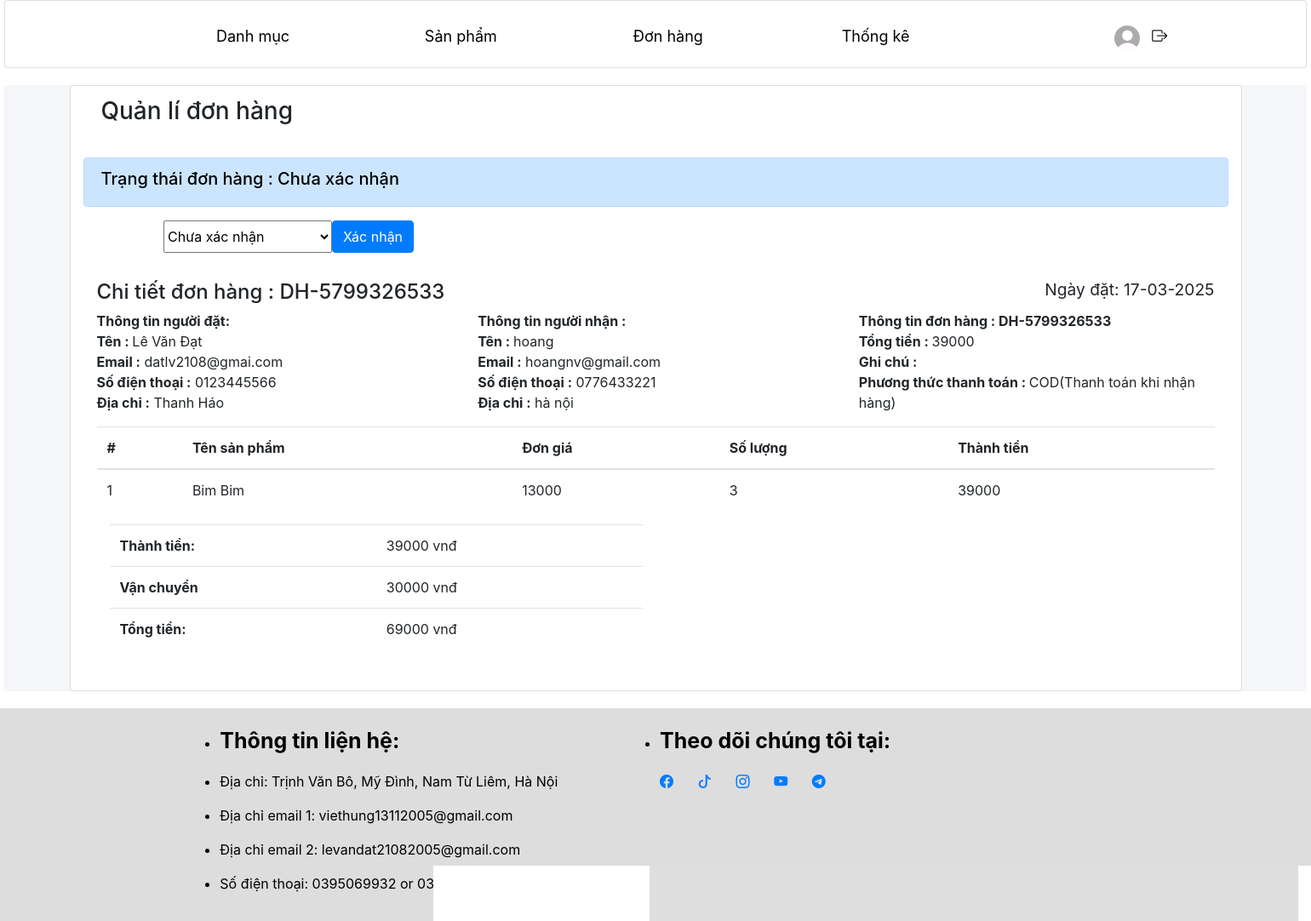
Page /admin/?act=chi-tiet-don-hang&don_hang_id=25 (signed in) on the committed database.
### tables this page shows
CREATE TABLE `don_hangs` (
  `id` int NOT NULL,
  `ma_don_hang` varchar(20) NOT NULL,
  `tai_khoan_id` int NOT NULL,
  `ten_nguoi_nhan` varchar(50) NOT NULL,
  `email_nguoi_nhan` varchar(200) DEFAULT NULL,
  `sdt_nguoi_nhan` varchar(10) NOT NULL,
  `ngay_dat` date NOT NULL,
  `tong_tien` decimal(10,0) NOT NULL,
  `ghi_chu` varchar(255) NOT NULL,
  `phuong_thuc_thanh_toan_id` int NOT NULL,
  `trang_thai_id` int NOT NULL,
  `dia_chi_nguoi_nhan` text NOT NULL
);

CREATE TABLE `trang_thai_don_hangs` (
  `id` int NOT NULL,
  `ten_trang_thai` varchar(255) NOT NULL
);

CREATE TABLE `tai_khoans` (
  `id` int NOT NULL,
  `ho_ten` varchar(50) NOT NULL,
  `hinh_anh` text,
  `ngay_sinh` date NOT NULL,
  `email` varchar(50) NOT NULL,
  `so_dien_thoai` varchar(10) NOT NULL,
  `gioi_tinh` varchar(10) NOT NULL,
  `dia_chi` varchar(255) NOT NULL,
  `mat_khau` varchar(50) NOT NULL,
  `chuc_vu_id` int NOT NULL,
  `trang_thai` varchar(50) NOT NULL DEFAULT 'Hoạt động',
  `ten_dang_nhap` varchar(100) NOT NULL
);

CREATE TABLE `phuong_thuc_thanh_toans` (
  `id` int NOT NULL,
  `ten_phuong_thuc` varchar(255) NOT NULL
);

CREATE TABLE `chi_tiet_don_hangs` (
  `id` int NOT NULL,
  `don_hang_id` int NOT NULL,
  `san_pham_id` int NOT NULL,
  `don_gia` decimal(10,0) NOT NULL,
  `so_luong` int NOT NULL,
  `thanh_tien` decimal(10,0) NOT NULL
);

CREATE TABLE `san_phams` (
  `id` int NOT NULL,
  `ten_san_pham` varchar(255) NOT NULL,
  `gia_san_pham` decimal(10,0) NOT NULL,
  `gia_khuyen_mai` decimal(10,0) NOT NULL,
  `hinh_anh` text,
  `so_luong` int NOT NULL,
  `luot_xem` int DEFAULT '0',
  `ngay_nhap` date NOT NULL,
  `mo_ta` text,
  `danh_muc_id` int NOT NULL,
  `trang_thai` varchar(50) NOT NULL
);

### admin/controllers/adminDonHangController.php (called while the page is built, shortened)
<?php
class adminDonHangController
{
    public $modelDonHang;
    public function __construct()
    {
        $this->modelDonHang = new modelDonHang;
    }
    public function chiTietDonHang(){
        $id = $_GET['don_hang_id'];
        $detailDonHang = $this->modelDonHang->getDetailDonHang($id);
        $listSanPhamDonhang = $this->modelDonHang->getListSPDonHang($id);
        $listTrangThai = $this->modelDonHang->getAllTrangThai();
        require './views/donHang/chiTietDonHang.php';
    }
}

### commons/function.php (called while the page is built, shortened)
<?php
function connectDB() {
    $host = DB_HOST;
    $port = DB_PORT;
    $dbname = DB_NAME;
    try {
        $conn = new PDO("mysql:host=$host;port=$port;dbname=$dbname", DB_USERNAME, DB_PASSWORD);
        $conn->setAttribute(PDO::ATTR_ERRMODE, PDO::ERRMODE_EXCEPTION);
        $conn->setAttribute(PDO::ATTR_DEFAULT_FETCH_MODE, PDO::FETCH_ASSOC);
        return $conn;
    } catch (PDOException $e) {
        echo ("Connection failed: " . $e->getMessage());
    }
}
function formatDate($date){
    return date("d-m-Y", strtotime($date));
}

### admin/models/modelDonHang.php (called while the page is built, shortened)
<?php
class modelDonHang
{
    public $conn;
    public function __construct()
    {
        $this->conn = connectDB();
    }
    public function getDetailDonHang($id)
    {
        try {
            $sql = 'SELECT don_hangs.*,
            trang_thai_don_hangs.ten_trang_thai,
            tai_khoans.ho_ten,  tai_khoans.email,
            tai_khoans.so_dien_thoai,tai_khoans.dia_chi,
            phuong_thuc_thanh_toans.ten_phuong_thuc
            FROM don_hangs
            INNER JOIN trang_thai_don_hangs ON don_hangs.trang_thai_id =trang_thai_don_hangs.id
            INNER JOIN tai_khoans ON don_hangs.tai_khoan_id =tai_khoans.id
            INNER JOIN phuong_thuc_thanh_toans ON don_hangs.phuong_thuc_thanh_toan_id =phuong_thuc_thanh_toans.id
            WHERE don_hangs.id=:id';
            $stmt = $this->conn->prepare($sql);
            $stmt->execute([
                ':id' => $id
            ]);
            return $stmt->fetch();
        } catch (Exception $e) {
            echo "ERROR" . $e->getMessage();
        }
    }
    public function getListSPDonHang($id)
    {
        try {
            $sql = 'SELECT chi_tiet_don_hangs.*, san_phams.ten_san_pham
            FROM chi_tiet_don_hangs
            INNER JOIN san_phams ON chi_tiet_don_hangs.san_pham_id =san_phams.id
            WHERE chi_tiet_don_hangs.don_hang_id=:id';
            $stmt = $this->conn->prepare($sql);
            $stmt->execute([
                ':id' => $id
            ]);
            return $stmt->fetchAll();
        } catch (Exception $e) {
            echo "ERROR" . $e->getMessage();
        }
    }
    public function getAllTrangThai()
    {
        try {
            $sql = "SELECT * FROM trang_thai_don_hangs";
            $stmt = $this->conn->prepare($sql);
            $stmt->execute();
            return $stmt->fetchAll();
        } catch (Exception $e) {
            echo "ERROR" . $e->getMessage();
        }
    }
}

### admin/views/donHang/chiTietDonHang.php (the view, shortened to what this page needs)
<?php
require './views/layout/header.php';
require './views/layout/navbar.php';
?>
<div class="layout" style="background-color:  #f4f6f9;">
  <section style="margin:20px auto; width:90%;" class="content card">
    <div class="container-fluid">
      <div class="row">
        <div class="col-12">
          <div class="alert">
            <h3 class=""><i class="fas fa-info"></i>Quản lí đơn hàng</h3>
          </div>
          <?php
          $bgcolor = '';
          if ($detailDonHang['trang_thai_id'] <= 3) {
            $bgcolor = 'primary';
          } elseif ($detailDonHang['trang_thai_id'] <= 7) {
            $bgcolor = 'warning';
          } elseif ($detailDonHang['trang_thai_id'] <= 8) {
            $bgcolor = 'success';
          } elseif ($detailDonHang['trang_thai_id'] <= 9) {
            $bgcolor = 'warning';
          } elseif ($detailDonHang['trang_thai_id'] <= 10) {
            $bgcolor = 'danger';
          }
          ?>
          <div class="alert alert-<?= $bgcolor ?>">
            <h5 style="color:black;">Trạng thái đơn hàng : <?= $detailDonHang['ten_trang_thai'] ?></h5>
          </div>
          <div class="form-group row col-md-12">
            <div class="col-md-1"></div>
            <form action="<?= BASE_URL_ADMIN . '?act=post-trang-thai&id_don_hang=' . $id ?>" method="POST" class="row ">
              <select name="trang_thai" id="">
                <?php foreach ($listTrangThai as $key => $trangThai): ?>
                  <option <?= $trangThai['id'] == $detailDonHang['trang_thai_id'] ? 'selected' : '' ?>   <?php
                             if (
                               $trangThai['id'] < $detailDonHang['trang_thai_id']
                               || $detailDonHang['trang_thai_id'] == 8
                               || $detailDonHang['trang_thai_id'] == 9
                               || $detailDonHang['trang_thai_id'] == 10
                             ) {
                               echo "disabled";
                             }
                             ?>
                    value="<?= $trangThai['id'] ?> "><?= $trangThai['ten_trang_thai'] ?></option>
                <?php endforeach; ?>
              </select>
              <button type="submit" class="btn btn-primary">Xác nhận</button>
            </form>
          </div>
          <div class="invoice p-3 mb-3">
            <div class="row">
              <div class="col-12">
                <h4>
                  <i class="fas fa-globe"></i> Chi tiết đơn hàng : <?= $detailDonHang['ma_don_hang'] ?>
                  <small class="float-right">Ngày đặt: <?= formatDate($detailDonHang['ngay_dat']) ?></small>
                </h4>
              </div>
            </div>
            <div class="row invoice-info">
              <div class="col-sm-4 invoice-col">
                <address>
                  <strong>Thông tin người đặt: </strong><br>
                  <b>Tên : </b> <?= $detailDonHang['ho_ten'] ?><br>
                  <b>Email :</b> <?= $detailDonHang['email'] ?><br>
                  <b>Số điện thoại :</b> <?= $detailDonHang['so_dien_thoai'] ?><br>
                  <b>Địa chỉ :</b> <?= $detailDonHang['dia_chi'] ?><br>
                </address>
              </div>
              <div class="col-sm-4 invoice-col">
                <address>
                  <strong> Thông tin người nhận :</strong><br>
                  <b>Tên : </b> <?= $detailDonHang['ten_nguoi_nhan'] ?><br>
                  <b>Email :</b> <?= $detailDonHang['email_nguoi_nhan'] ?><br>
                  <b>Số điện thoại :</b> <?= $detailDonHang['sdt_nguoi_nhan'] ?><br>
                  <b>Địa chỉ :</b> <?= $detailDonHang['dia_chi_nguoi_nhan'] ?><br>
                </address>
              </div>
              <div class="col-sm-4 invoice-col">
                <strong> Thông tin đơn hàng : <?= $detailDonHang['ma_don_hang'] ?></strong><br>
                <b>Tổng tiền : </b> <?= $detailDonHang['tong_tien'] ?><br>
                <b>Ghi chú : </b><?= $detailDonHang['ghi_chu'] ?><br>
                <b>Phương thức thanh toán : </b><?= $detailDonHang['ten_phuong_thuc'] ?><br>
              </div>
            </div>
            <div class="row">
              <div class="col-12 table-responsive">
                    <?php $thanhtien = 0; ?>
                    <?php if (!empty($listSanPhamDonhang)): ?>
                    <?php foreach ($listSanPhamDonhang as $key => $sanPham): ?>
                        <td><?= $tong_tien = $sanPham['don_gia'] * $sanPham['so_luong'] ?> vnđ</td>
                      <?php $thanhtien += $tong_tien; ?>
                    <?php endforeach; ?>
                    <?php else: ?>
                        <tr>
                            <td colspan="5" style="text-align: center;">Không có sản phẩm nào.</td>
                        </tr>
                    <?php endif; ?>
                <table class="table tablestriped">
                                <thead>
                                    <tr>
                                        <th>#</th>
                                        <th>Tên sản phẩm</th>
                                        <th>Đơn giá</th>
                                        <th>Số lượng</th>
                                        <th>Thành tiền</th>
                                    </tr>
                                </thead>
                                <tbody>
                                    <?php foreach ($listSanPhamDonhang as $key => $sanPham): ?>
                                        <tr>
                                            <td><?= $key + 1 ?></td>
                                            <td><?= $sanPham['ten_san_pham'] ?></td>
                                            <td><?= $sanPham['don_gia'] ?></td>
                                            <td><?= $sanPham['so_luong'] ?></td>
                                            <td><?= $sanPham['thanh_tien'] ?></td>
                                        </tr>
                                    <?php endforeach; ?>
                                </tbody>
                            </table>
              </div>
            </div>
            <div class="col-6">
              <div class="table-responsive">
                <table class="table">
                  <tr>
                    <th style="width:50%">Thành tiền:</th>
                    <td><?= $thanhtien ?> vnđ</td>
                  </tr>
                  <tr>
                    <th>Vận chuyển</th>
                    <td>30000 vnđ</td>
                  </tr>
                  <tr>
                    <th>Tổng tiền:</th>
                    <td> <?= $thanhtien += 30000 ?> vnđ</td>
                  </tr>
                </table>
              </div>
            </div>
          </div>
        </div>
      </div>
    </div>
</div>
</div>
<?php require './views/layout/footer.php'; ?>

### admin/assets/css/styleMain.css (style rules this page uses)
* { padding: 0; margin: 0; text-decoration: none; }
body { width: auto; }
.layout { width: 1530px; margin: auto; position: relative; }
.content { width: 1530px; }

### rows in the picture
don_hangs: trang_thai_don_hangs.ten_trang_thai "Chưa xác nhận", trang_thai "Chưa xác nhận", ma_don_hang "DH-5799326533", ngay_dat "17-03-2025", tai_khoan.ho_ten "Lê Văn Đạt", tai_khoan.email "datlv2108@gmai.com", tai_khoan.so_dien_thoai "0123445566", tai_khoan.dia_chi "Thanh Háo", ten_nguoi_nhan "hoang", email_nguoi_nhan "hoangnv@gmail.com", sdt_nguoi_nhan "0776433221", dia_chi_nguoi_nhan "hà nội", tong_tien "39000", phuong_thuc_thanh_toan.ten_phuong_thuc "COD(Thanh toán khi nhận hàng)"
chi_tiet_don_hangs: san_pham.ten_san_pham "Bim Bim", don_gia "13000", so_luong "3", thanh_tien "39000"

### other values in the picture
$thanhtien "39000"
$thanhtien += 30000 "69000"
